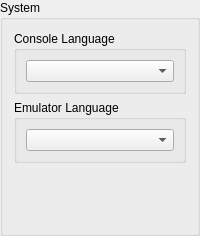
             <widget class="QGroupBox" name="SystemSettings">
              <property name="sizePolicy">
               <sizepolicy hsizetype="Expanding" vsizetype="Preferred">
                <horstretch>0</horstretch>
                <verstretch>0</verstretch>
               </sizepolicy>
              </property>
              <property name="sizeIncrement">
               <size>
                <width>0</width>
                <height>0</height>
               </size>
              </property>
              <property name="title">
               <string>System</string>
              </property>
              <layout class="QVBoxLayout" name="emuSettingsLayout">
               <property name="bottomMargin">
                <number>70</number>
               </property>
               <item>
                <widget class="QGroupBox" name="consoleLanguageGroupBox">
                 <property name="title">
                  <string>Console Language</string>
                 </property>
                 <layout class="QVBoxLayout" name="settingsLayout">
                  <item>
                   <widget class="QComboBox" name="consoleLanguageComboBox"/>
                  </item>
                 </layout>
                </widget>
               </item>
               <item>
                <widget class="QGroupBox" name="emulatorLanguageGroupBox">
                 <property name="title">
                  <string>Emulator Language</string>
                 </property>
                 <layout class="QVBoxLayout" name="langSettingsLayout">
                  <item>
                   <widget class="QComboBox" name="emulatorLanguageComboBox"/>
                  </item>
                 </layout>
                </widget>
               </item>
              </layout>
             </widget>
